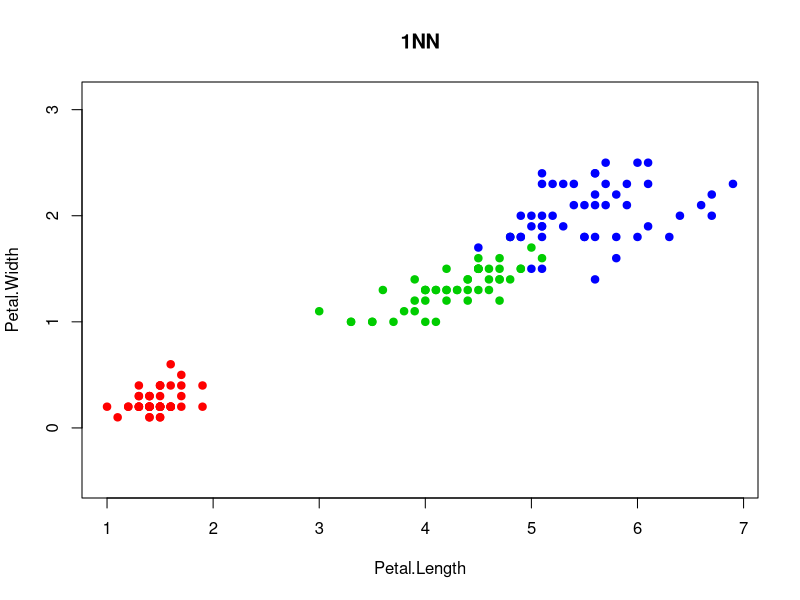
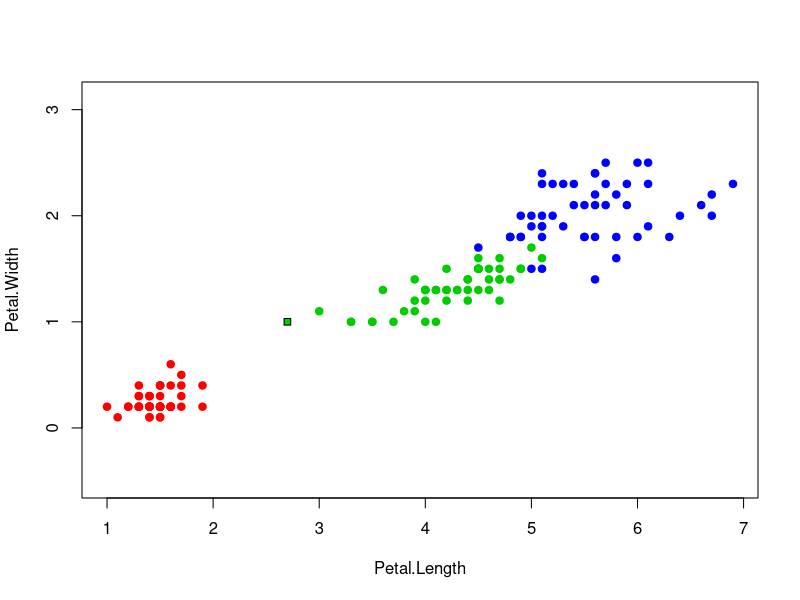

Generate these figures, in order, with R:
colors <- c("setosa" = "red", "versicolor" = "green3", "virginica" = "blue")
plot(iris[, 3:4], pch = 21, bg = colors[iris$Species], col = colors[iris$Species], asp = 1)
title("1NN")      ## Отобразим выборку, используя два последних признака таблицы:

euclideanDistance <- function(u, v){
  sqrt(sum((u - v)^2))
}                             ## формула обычное евклидово расстояние

sortObjectsByDist <- function(xl, z, metricFunction = euclideanDistance){
  l <- dim(xl)[1]
  n <- dim(xl)[2] - 1                        ## Сортируем объекты согласно расстояния до объекта z
  
  distances <- matrix(NA, l, 2)
  
  for (i in 1:l){
    distances[i, ] <- c(i, metricFunction(xl[i, 1:n], z))
  }                                           ## Создаём матрицу расстояний
  
  orderedXl <- xl[order(distances[, 2]), ]
  
  return (orderedXl);
} ## Сортируем

kNN <- function(xl, z, k){                     ## Применяем метод kNN
  orderedXl <- sortObjectsByDist(xl, z)
  n <- dim(orderedXl)[2] - 1                 ## Сортируем выборку согласно классифицируемого объекта       
  classes <- orderedXl[1:k, n + 1]          ## Получаем классы первых k соседей
  counts <- table(classes)                    ## Составляем таблицу встречаемости каждого класса
  class <- names(which.max(counts))
  
  return (class)
}                                       ## Находим класс, который доминирует среди первых k соседей

colors <- c("setosa" = "red", "versicolor" = "green3", "virginica" = "blue")
plot(iris[, 3:4], pch = 21, bg = colors[iris$Species], col
= colors[iris$Species], asp = 1)            ## Рисуем выборку

z <- c(2.7, 1)
xl <- iris[, 3:5]
class <- kNN(xl, z, k=6)
points(z[1], z[2], pch = 22, bg = colors[class], asp = 1)   ## Классификация одного заданного объекта
